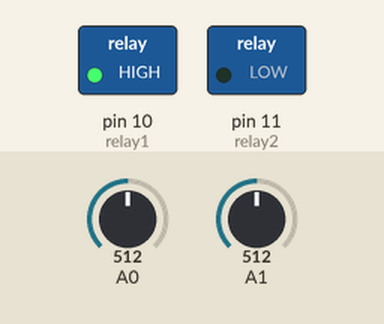
Simulated run of this sketch. Board: Arduino Uno, built with avr-gcc and run on an emulated ATmega328P. Shown: switched loads named in the sketch (green lamp = pin HIGH). The test bench sets the inputs (shaded band); at power-on: A0 = 512, A1 = 512. What the sketch prints to the serial monitor is not drawn.

Above: at 1.3 s.
1.4 s: A0 set to 107
2.9 s: A0 set to 89
Timing chart, 0 to 5.9 s (numbered marks = the images above; inputs shaded):
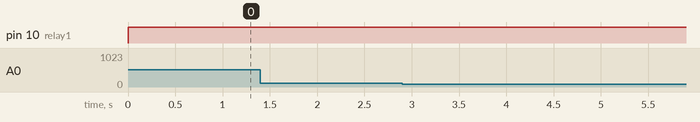

Measured:
- after the input at 1.4 s, every drawn part: stays the same
- after the input at 2.9 s, every drawn part: stays the same

The sketch:

PIR_Project_.ino
```cpp
int relay1=10;
int relay2=11;

int c=0;
int sen=A0;
int sen1=A1;
void setup()
{
  Serial.begin(9600);
  pinMode(A0,INPUT);
  pinMode(A1,INPUT);
  pinMode(relay1,OUTPUT);
  pinMode(relay2,OUTPUT);

}
void loop()
{
int a=analogRead(A0);
int p=analogRead(A1);
if(a>100 && p<100)
{
  c++;
 Serial.print("Enter please available only 5 person");
 Serial.println(c);
 delay(1000);
}

else if(a<100 && p>100)
{
  c--;
 Serial.println(c);
 delay(1000);
}

/*else if(c<0)
{
 c=0;
 Serial.println(c);
 delay(1000);
}
*/
else if(c<=5)
{
 Serial.println("**********5 entery done**********");
 digitalWrite(relay1,HIGH);//GREEN LED
  digitalWrite(relay2,LOW);//RED LED
 delay(500);
}
else if(c>5)
{
 Serial.println("**********NO enterY**********");
 digitalWrite(relay2,HIGH);//RED LED
  digitalWrite(relay1,LOW);//GREEN LED
  delay(500);
}

else if(a<100 && p<100)
{
  Serial.println("****somthing wrong somone enter the room at that time somone cross the door****");
  delay(500);
}
else if(a>100 && p>100)
{
  Serial.println("****somthing wrong somone enter the room at that time somone cross the door****");
  delay(500);
}
}
```
